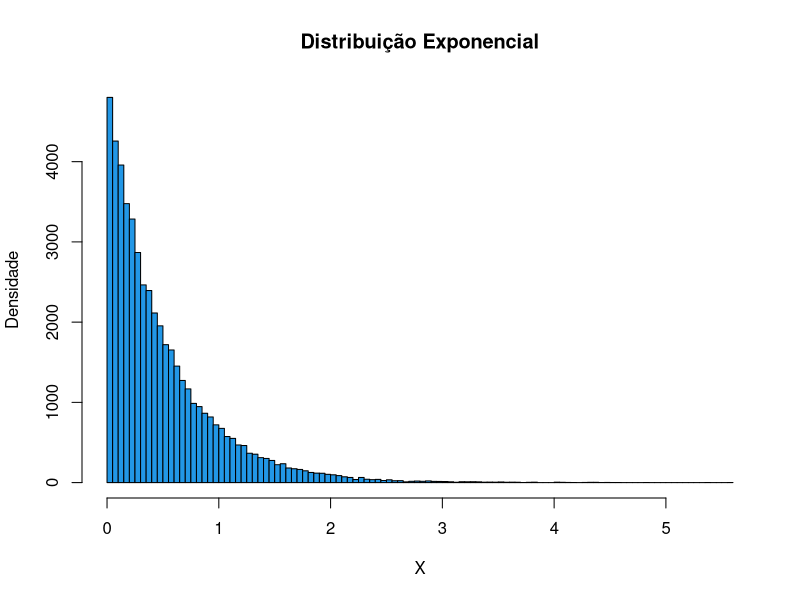

Write the R code that produced this figure.
gera.exponencial <- function(x, taxa)
{
  X <- rep(0, nSamples)               # nSamples posições com 0-
  U <- runif(nSamples)                # nSamples valores em [0.0, 1.0)
  
  for (i in 1:nSamples)
  {
    X[i] <- -log(1.0 - U[i]) / taxa    # Inversa da Exponencial
  }
  
  return (X)
}

taxa <- 2.0
nSamples <- 50000

X <- gera.exponencial(nSamples, taxa)
hist(X, 
     main = "Distribuição Exponencial", 
     xlab="X", 
     ylab = "Densidade",
     breaks = 100,
     col = 4)
